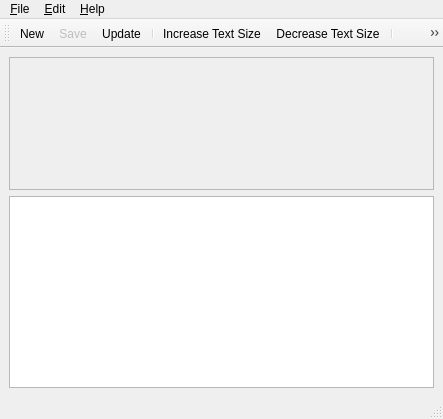
<ui version="4.0" >
 <class>MainWindow</class>
 <widget class="QMainWindow" name="MainWindow" >
  <property name="geometry" >
   <rect>
    <x>0</x>
    <y>0</y>
    <width>443</width>
    <height>419</height>
   </rect>
  </property>
  <property name="windowTitle" >
   <string>MathTran Equation Viewer [*]</string>
  </property>
  <property name="windowIcon" >
   <iconset resource="../mathtran.qrc" >:/images/images/new.png</iconset>
  </property>
  <widget class="QWidget" name="centralwidget" >
   <layout class="QVBoxLayout" >
    <property name="margin" >
     <number>9</number>
    </property>
    <property name="spacing" >
     <number>6</number>
    </property>
    <item>
     <widget class="QLabel" name="outputLabel" >
      <property name="sizePolicy" >
       <sizepolicy>
        <hsizetype>5</hsizetype>
        <vsizetype>5</vsizetype>
        <horstretch>0</horstretch>
        <verstretch>1</verstretch>
       </sizepolicy>
      </property>
      <property name="frameShape" >
       <enum>QFrame::StyledPanel</enum>
      </property>
      <property name="text" >
       <string/>
      </property>
     </widget>
    </item>
    <item>
     <widget class="QTextEdit" name="equationEditor" />
    </item>
   </layout>
  </widget>
  <widget class="QMenuBar" name="menubar" >
   <property name="geometry" >
    <rect>
     <x>0</x>
     <y>0</y>
     <width>443</width>
     <height>27</height>
    </rect>
   </property>
   <widget class="QMenu" name="menu_File" >
    <property name="title" >
     <string>&amp;File</string>
    </property>
    <addaction name="newAction" />
    <addaction name="saveAction" />
    <addaction name="saveAsAction" />
    <addaction name="separator" />
    <addaction name="exitAction" />
   </widget>
   <widget class="QMenu" name="menu_Edit" >
    <property name="title" >
     <string>&amp;Edit</string>
    </property>
    <addaction name="updateAction" />
   </widget>
   <widget class="QMenu" name="menu_Help" >
    <property name="title" >
     <string>&amp;Help</string>
    </property>
    <addaction name="aboutAction" />
    <addaction name="aboutQtAction" />
   </widget>
   <addaction name="menu_File" />
   <addaction name="menu_Edit" />
   <addaction name="menu_Help" />
  </widget>
  <widget class="QStatusBar" name="statusbar" />
  <widget class="QToolBar" name="toolBar" >
   <property name="orientation" >
    <enum>Qt::Horizontal</enum>
   </property>
   <attribute name="toolBarArea" >
    <number>4</number>
   </attribute>
   <addaction name="newAction" />
   <addaction name="saveAction" />
   <addaction name="updateAction" />
   <addaction name="separator" />
   <addaction name="increaseTextAction" />
   <addaction name="decreaseTextAction" />
   <addaction name="separator" />
   <addaction name="increaseMathAction" />
   <addaction name="decreaseMathAction" />
  </widget>
  <action name="newAction" >
   <property name="icon" >
    <iconset resource="../mathtran.qrc" >:/images/images/new.png</iconset>
   </property>
   <property name="text" >
    <string>&amp;New</string>
   </property>
  </action>
  <action name="updateAction" >
   <property name="icon" >
    <iconset resource="../mathtran.qrc" >:/images/images/update.png</iconset>
   </property>
   <property name="text" >
    <string>&amp;Update</string>
   </property>
   <property name="shortcut" >
    <string>Ctrl+Return</string>
   </property>
  </action>
  <action name="saveAsAction" >
   <property name="enabled" >
    <bool>false</bool>
   </property>
   <property name="text" >
    <string>Save &amp;As...</string>
   </property>
  </action>
  <action name="saveAction" >
   <property name="enabled" >
    <bool>false</bool>
   </property>
   <property name="icon" >
    <iconset resource="../mathtran.qrc" >:/images/images/save.png</iconset>
   </property>
   <property name="text" >
    <string>&amp;Save</string>
   </property>
   <property name="shortcut" >
    <string>Ctrl+S</string>
   </property>
  </action>
  <action name="exitAction" >
   <property name="text" >
    <string>E&amp;xit</string>
   </property>
   <property name="shortcut" >
    <string>Ctrl+Q</string>
   </property>
  </action>
  <action name="increaseTextAction" >
   <property name="icon" >
    <iconset resource="../mathtran.qrc" >:/images/images/larger.png</iconset>
   </property>
   <property name="text" >
    <string>&amp;Increase Text Size</string>
   </property>
   <property name="shortcut" >
    <string>Ctrl+=</string>
   </property>
  </action>
  <action name="decreaseTextAction" >
   <property name="icon" >
    <iconset resource="../mathtran.qrc" >:/images/images/smaller.png</iconset>
   </property>
   <property name="text" >
    <string>&amp;Decrease Text Size</string>
   </property>
   <property name="shortcut" >
    <string>Ctrl+-</string>
   </property>
  </action>
  <action name="increaseMathAction" >
   <property name="icon" >
    <iconset resource="../mathtran.qrc" >:/images/images/mathlarger.png</iconset>
   </property>
   <property name="text" >
    <string>Increase Math Size</string>
   </property>
  </action>
  <action name="decreaseMathAction" >
   <property name="icon" >
    <iconset resource="../mathtran.qrc" >:/images/images/mathsmaller.png</iconset>
   </property>
   <property name="text" >
    <string>Decrease Math Size</string>
   </property>
  </action>
  <action name="aboutAction" >
   <property name="text" >
    <string>&amp;About...</string>
   </property>
  </action>
  <action name="aboutQtAction" >
   <property name="text" >
    <string>About &amp;Qt...</string>
   </property>
  </action>
 </widget>
 <resources>
  <include location="../mathtran.qrc" />
 </resources>
 <connections>
  <connection>
   <sender>increaseTextAction</sender>
   <signal>triggered()</signal>
   <receiver>equationEditor</receiver>
   <slot>zoomIn()</slot>
   <hints>
    <hint type="sourcelabel" >
     <x>-1</x>
     <y>-1</y>
    </hint>
    <hint type="destinationlabel" >
     <x>221</x>
     <y>293</y>
    </hint>
   </hints>
  </connection>
  <connection>
   <sender>decreaseTextAction</sender>
   <signal>triggered()</signal>
   <receiver>equationEditor</receiver>
   <slot>zoomOut()</slot>
   <hints>
    <hint type="sourcelabel" >
     <x>-1</x>
     <y>-1</y>
    </hint>
    <hint type="destinationlabel" >
     <x>221</x>
     <y>293</y>
    </hint>
   </hints>
  </connection>
 </connections>
</ui>
